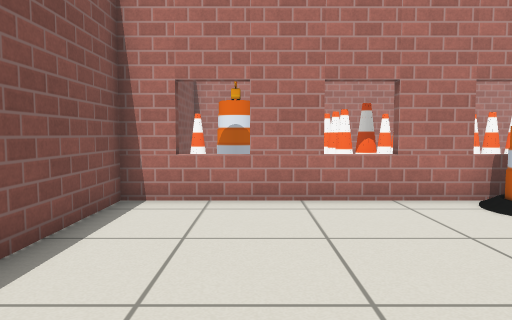
[1] (above)

23 first-person views from a walk through a robot-simulator world made for Gazebo. The camera is 0.72 m above the floor, tilts 4° down and sees 70° across. The floor is counted in squares, 0.5 m on a side. Each view is taken from the middle of a square. On the plan, view 1 faces up. The plan holds only what a view shows up to about 16 squares ahead; the rest is blank. Simple patterns stand in for the simulator's built-in surfaces.

[2]
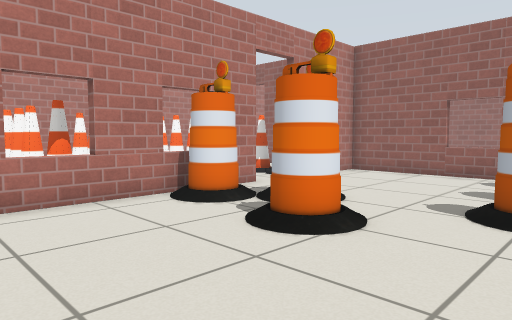

[3]
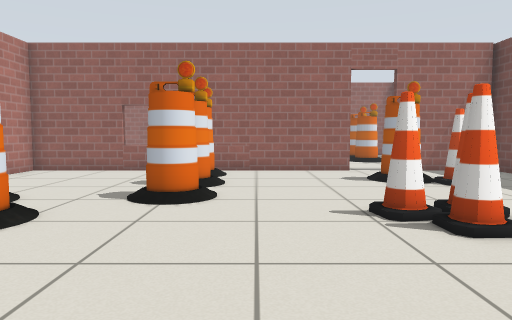

[4]
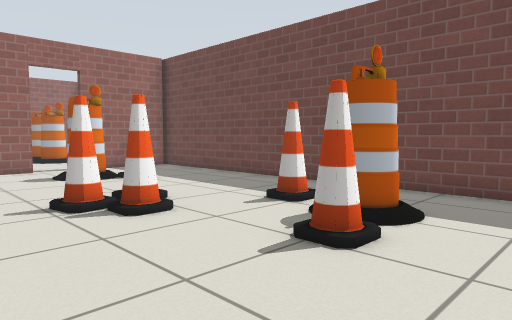

[5]
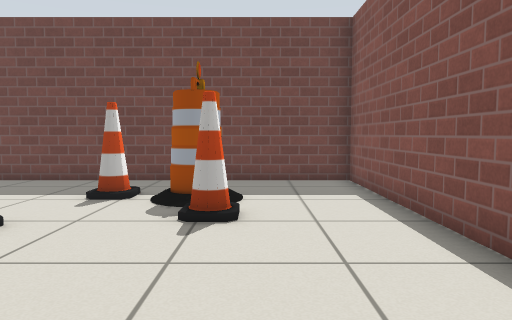

[6]
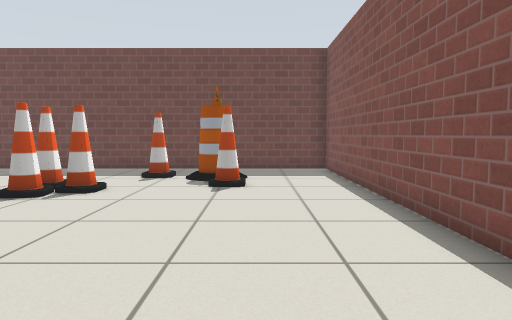

[7]
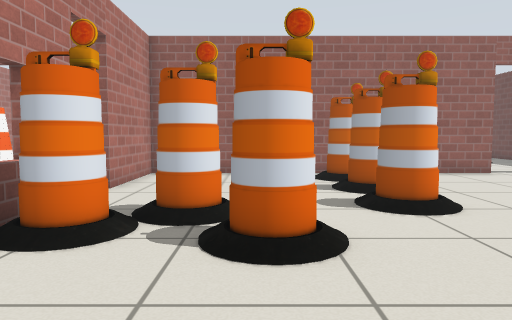

[8]
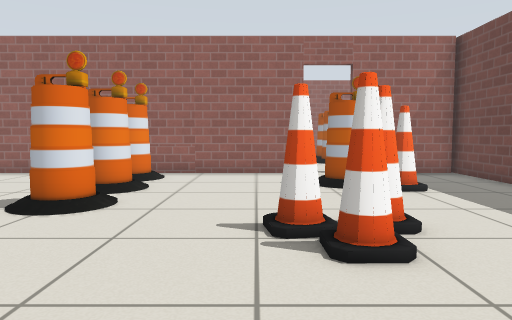

[9]
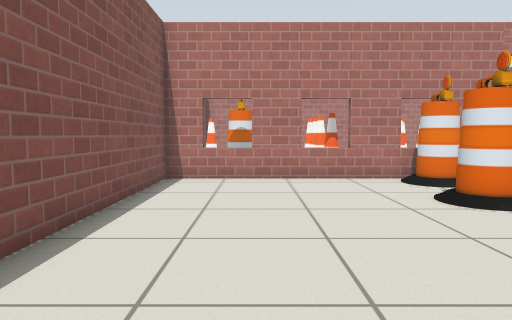

[10]
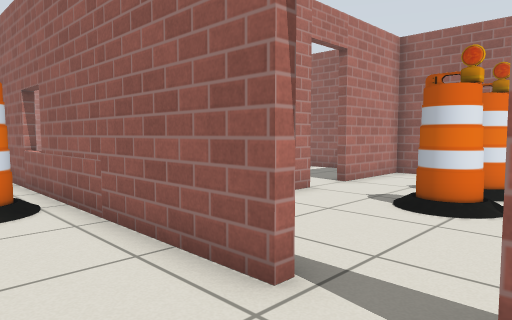

[11]
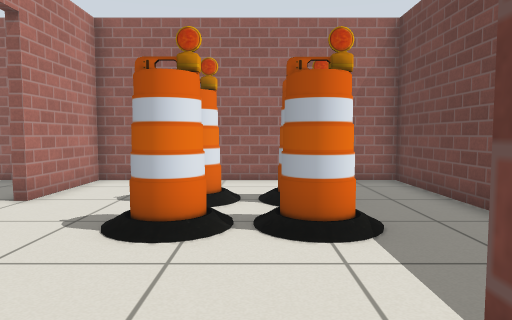

[12]
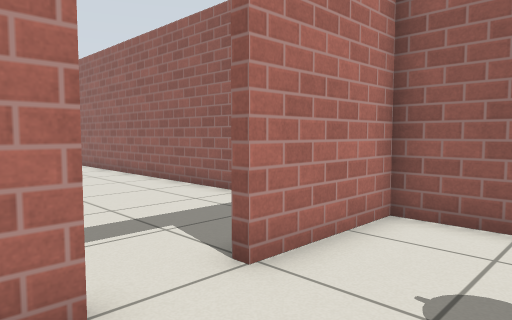

[13]
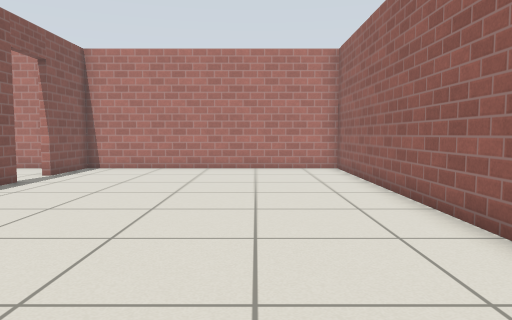

[14]
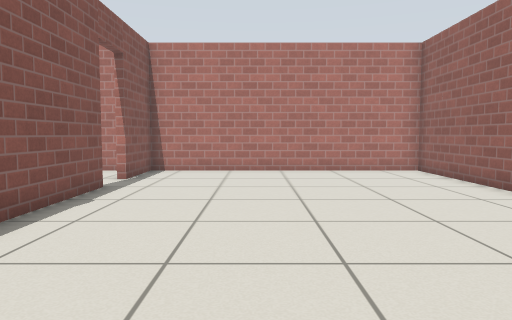

[15]
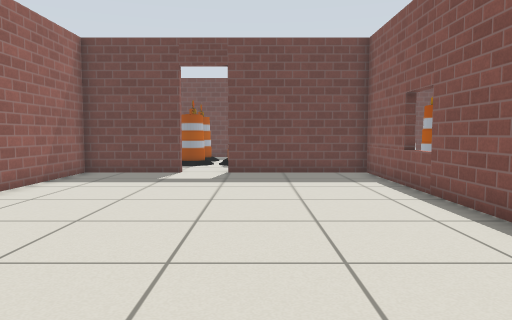

[16]
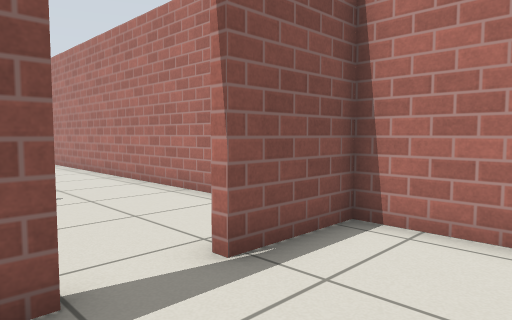

[17]
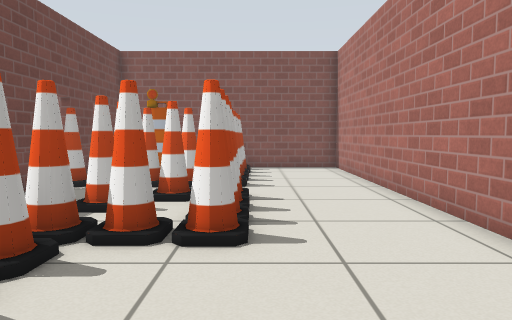

[18]
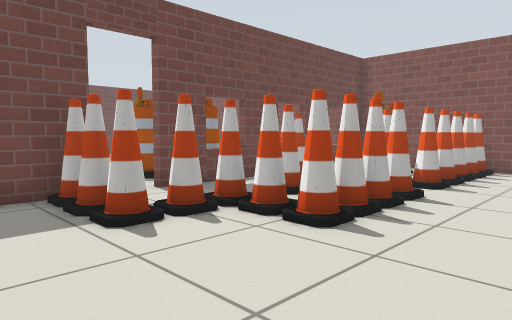

[19]
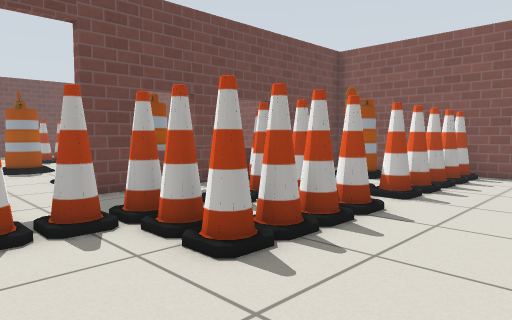

[20]
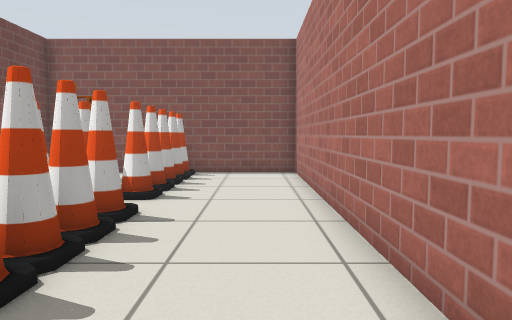

[21]
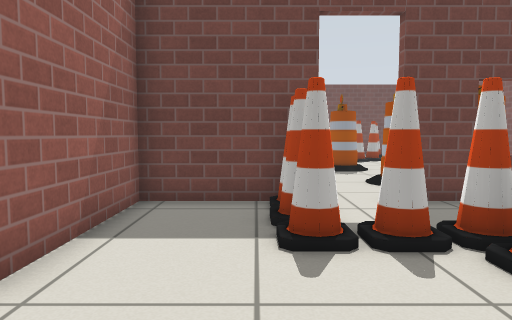

[22]
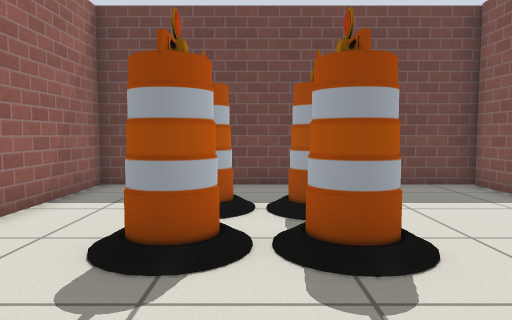

[23]
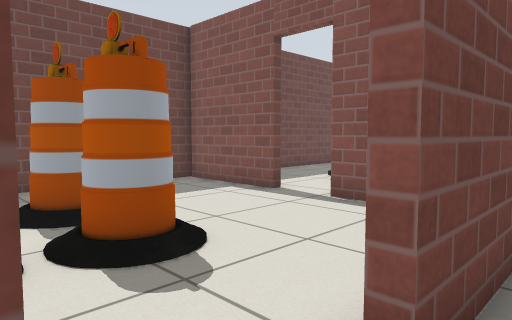

### Floor plan
Points are (right, up) in squares from view 1. A wall is a line through its corners. A room is listed if a view was taken in it or the views show most of it. See-through windows are left out.
Room 1 (views 1, 2, 3, 4, 5, 6, 7, 8, 9, 10, 11)
walls: (13.5, -4.8) (13.5, 7.9) (9.6, 7.9); (8, 7.9) (-2.9, 7.9) (-2.9, -10.4) (14, -10.4); (13.5, -10.4) (13.5, -6.5)
ways out: open door at (14, -5.5) to room 2; open door at (8.5, 8) to room 4
objects: barrel (1, -7) to (2, -7); cone (1, -5); cone (3, -7); cone (4, -4) to (5, -4); barrel (5, 3) to (5, 4); barrel (5, 6) to (6, 7); cone (6, -5); cone (6, -4); barrel (6, 5) to (7, 6); barrel (7, 1) to (8, 1); barrel (9, 1) to (10, 1); cone (10, -7); barrel (10, -6) to (11, -5); barrel (12, 1)
Room 2 (view 12)
walls: (19, -1) (18.4, -1); (13.8, -6.5) (13.8, -10.2); (13.8, -3.8) (13.8, -4.8); (14, -10.4) (24.5, -10.4) (24.5, -1) (20.8, -1)
ways out: open door at (14, -5.5) to room 1; open door at (19.5, -1) to room 3
objects: barrel (18, -7) to (19, -7); barrel (18, -5) to (19, -4); barrel (21, -7); barrel (21, -5) to (21, -4)
Room 3 (views 13, 14, 15, 16, 22, 23)
walls: (13.8, 7.1) (13.8, -0.7) (19, -0.7); (13.8, 13) (13.8, 8.9); (20.8, -0.7) (24.5, -0.7) (24.5, 17.5) (13.8, 17.5) (13.8, 14.6)
ways out: open door at (19.5, -1) to room 2; open door at (14, 13.5) to room 4
Room 4 (views 17, 18, 19, 20, 21)
walls: (9.6, 8.2) (13.5, 8.2) (13.5, 12.5); (12.5, 17.5) (-2.9, 17.5) (-2.9, 8.2) (7.9, 8.2)
ways out: open door at (8.5, 8) to room 1; open door at (14, 13.5) to room 3
objects: cone (-2, 13); barrel (-1, 10) to (0, 11); cone (-1, 13); cone (0, 13); cone (1, 13) to (2, 13); cone (3, 9); cone (3, 11); cone (3, 12); cone (3, 13); cone (5, 11); cone (5, 12); cone (5, 13); cone (6, 11); cone (6, 13); cone (7, 13); cone (8, 11); cone (8, 12); cone (8, 13); cone (9, 11); cone (10, 9); cone (10, 10); cone (10, 11)

Positions as (right, up) in squares from view 1, and headings:
1: (0, 0), facing up
2: (0, 0), facing up-right
3: (-1, -1), facing right
4: (-2, -1), facing down-right
5: (0, 1), facing down
6: (0, 5), facing down
7: (0, 4), facing right
8: (0, -3), facing right
9: (0, -4), facing up
10: (11, -7), facing up-right
11: (13, -6), facing right
12: (18, -4), facing up-right
13: (21, 2), facing up
14: (18, 3), facing up
15: (18, 13), facing down
16: (17, 12), facing up-left
17: (13, 14), facing left
18: (13, 17), facing down-left
19: (11, 17), facing down-left
20: (11, 16), facing left
21: (11, 16), facing down
22: (20, 0), facing down
23: (21, 0), facing down-left
